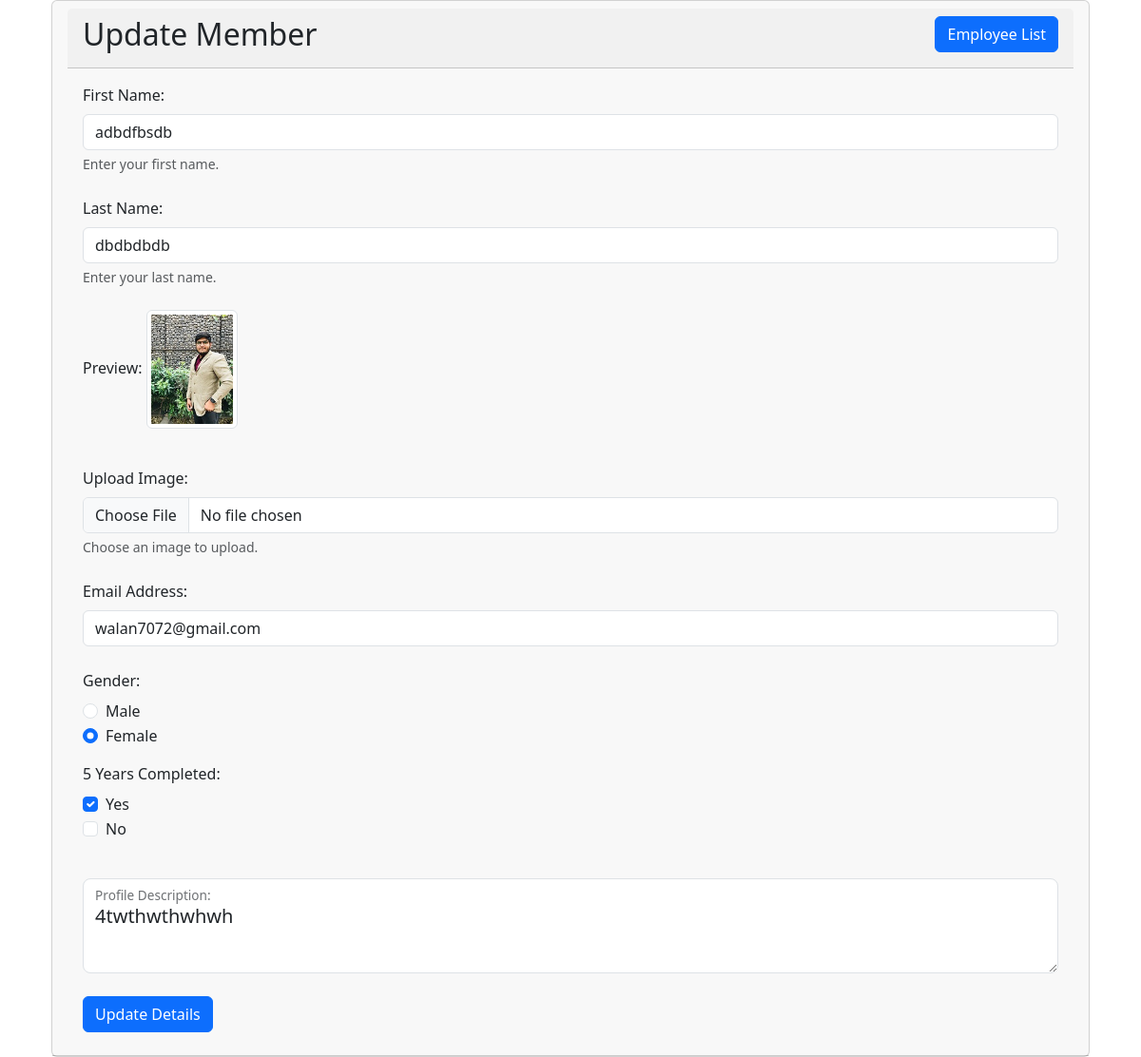
The page /update.php?id=5 on the database its author committed.
### tables this page shows
CREATE TABLE IF NOT EXISTS `employee` (
  `ot_id` int(11) NOT NULL AUTO_INCREMENT,
  `ot_firstname` varchar(20) NOT NULL,
  `ot_lastname` varchar(20) NOT NULL,
  `ot_phoneno` varchar(255) NOT NULL,
  `ot_dob` date NOT NULL,
  `ot_image` varchar(5000) NOT NULL,
  `ot_email` varchar(150) NOT NULL,
  `ot_gender` varchar(20) NOT NULL,
  `ot_country` varchar(100) NOT NULL,
  `ot_state` varchar(100) NOT NULL,
  `ot_city` varchar(100) NOT NULL,
  `ot_completed_5_years` varchar(20) NOT NULL,
  `ot_profile` varchar(500) NOT NULL,
  PRIMARY KEY (`ot_id`)
);

### update.php (the view, shortened to what this page needs)
<?php
include 'db_connect.php';
$id = $_GET['id'];
$sql = "SELECT * FROM employee WHERE ot_id = " . $id;
$result = mysqli_query($conn, $sql);
$fet = $result->fetch_array();
$data = $fet['ot_completed_5_years'];
$data1 = explode(",", $data);
?>
<!DOCTYPE html>
<html lang="en">
<head>
    <link href="https://cdn.jsdelivr.net/npm/bootstrap@5.3.2/dist/css/bootstrap.min.css" rel="stylesheet">
</head>
<body>
    <div class="container d-flex justify-content-center align-items-center" style="min-height: 100vh;">
        <div class="container-fluid">
            <div class="card">
                <div class="card-header">
                    <div class="card-header">
                        <h2 class="text-start">Update Member
                            <a href="empdata.php" class="btn btn-primary float-end">Employee List</a>
                        </h2>
                    </div>
                    <div class="card-body">
                        <form action="" method="post" id="teamform" enctype="multipart/form-data" onsubmit="return validateform()">
                            <div class="row g-3">
                                <div class="col-sm-12 col-md-12 col-lg-12">
                                    <label for="fname" class="form-label">First Name:</label>
                                    <input type="text" class="form-control" id="fname" name="fname" aria-describedby="fnameHelp" value="<?php echo $fet['ot_firstname']; ?>">
                                    <div id="fnameHelp" class="form-text">Enter your first name.</div>
                                </div>
                            </div>
                            <br>
                            <div class="row g-3">
                                <div class="col-sm-12 col-md-12 col-lg-12">
                                    <label for="lname" class="form-label">Last Name:</label>
                                    <input type="text" class="form-control" id="lname" name="lname" aria-describedby="lnameHelp" value="<?php echo $fet['ot_lastname']; ?>">
                                    <div id="lnameHelp" class="form-text">Enter your last name.</div>
                                </div>
                            </div>
                            <br>
                            <div class="mb-3">
                                <label class="form-label">Preview:</label>
                                <img src="<?php echo $fet['ot_image']; ?>" class="img-thumbnail" alt="Image Preview" style="max-height: 125px; max-width: 125px;">
                            </div>
                            <br>
                            <div class="row g-3">
                                <div class="col-sm-12 col-md-12 col-lg-12">
                                    <label for="empimg" class="form-label">Upload Image:</label>
                                    <input class="form-control" type="file" id="empimg" name="empimg" aria-describedby="empimgHelp" value="<?php echo $fet['ot_image']; ?>">
                                    <div id="empimgHelp" class="form-text">Choose an image to upload.</div>
                                </div>
                            </div>
                            <br>
                            <div class="row g-3">
                                <div class="col-sm-12 col-md-12 col-lg-12">
                                    <label for="email" class="form-label">Email Address:</label>
                                    <input type="email" class="form-control" name="email" id="email" placeholder="name@example.com" value="<?php echo $fet['ot_email']; ?>">
                                </div>
                            </div>
                            <br>
                            <div class="mb-3">
                                <label class="form-label">Gender:</label>
                                <div class="form-check">
                                    <input class="form-check-input" type="radio" name="gender" id="Male" value="Male" <?php if ($fet['ot_gender'] == "Male") {
                                                                                                                            echo "checked";
                                                                                                                        } ?>>
                                    <label class="form-check-label" for="Male">
                                        Male
                                    </label>
                                </div>
                                <div class="form-check">
                                    <input class="form-check-input" type="radio" name="gender" id="Female" value="Female" <?php if ($fet['ot_gender'] == "Female") {
                                                                                                                                echo "checked";
                                                                                                                            } ?>>
                                    <label class="form-check-label" for="Female">
                                        Female
                                    </label>
                                </div>
                            </div>
                            <div class="mb-3">
                                <label class="form-label">5 Years Completed:</label>
                                <div class="form-check">
                                    <input class="form-check-input" type="checkbox" name="complete[]" value="Yes" <?php if (in_array("Yes", $data1)) {
                                                                                                                        echo "checked";
                                                                                                                    } ?> id="Yes">
                                    <label class="form-check-label" for="Yes">
                                        Yes
                                    </label>
                                </div>
                                <div class="form-check">
                                    <input class="form-check-input" type="checkbox" name="complete[]" value="No" <?php if (in_array("No", $data1)) {
                                                                                                                        echo "checked";
                                                                                                                    } ?> id="No">
                                    <label class="form-check-label" for="No">
                                        No
                                    </label>
                                </div>
                            </div>
                            <br>
                            <div class="row g-3">
                                <div class="col-sm-12 col-md-12 col-lg-12">
                                    <div class="form-floating">
                                        <textarea class="form-control form-control-lg" name="profiledes" id="profiledes" style="height: 100px;"><?php echo $fet['ot_profile']; ?></textarea>
                                        <label for="profiledes">Profile Description:</label>
                                    </div>
                                </div>
                            </div>
                            <br>
                            <button type="submit" name="update" value="update" class="btn btn-primary"> Update Details </button>
                        </form>
                    </div>
                </div>
            </div>
        </div>
</body>
</html>

### rows shown on the page
employee: fname "adbdfbsdb", lname "dbdbdbdb", ot_image (picture), email "walan7072@gmail.com", ot_gender "☐ Male", ot_gender "☑ Female", ot_completed_5_years "☑", profiledes "4twthwthwhwh"
